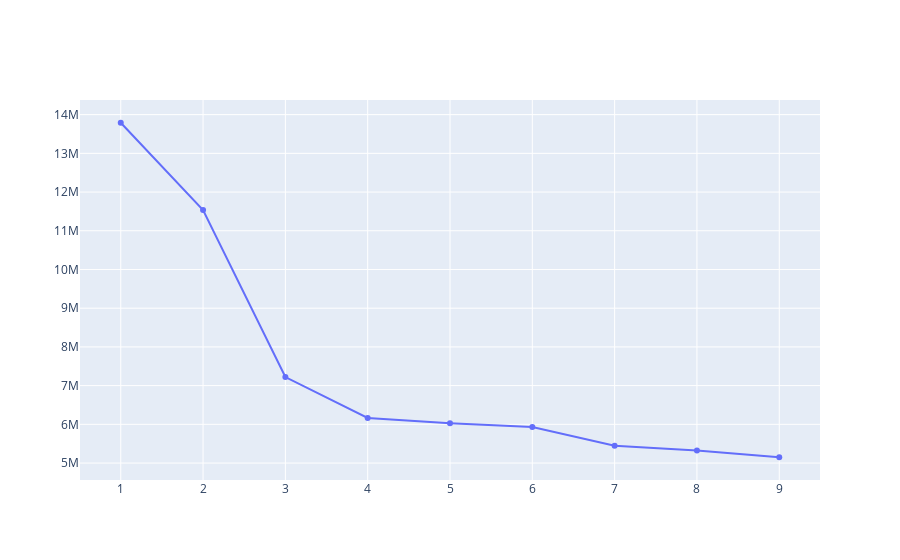

The cell this chart's notebook holds for it:
### Code cell
fig = go.Figure()
fig.add_traces(
    go.Scatter(
        x = list(sse.keys()),
        y = list(sse.values())
    )
)
fig.show()

### Figure 1 — Plotly figure (JSON) as saved in the notebook; plotly's stock layout.template omitted (floating-point values rounded to 4 significant figures)
{"data": [{"type": "scatter", "x": [1, 2, 3, 4, 5, 6, 7, 8, 9], "y": [13790000.0, 11540000.0, 7221000.0, 6166000.0, 6031000.0, 5933000.0, 5446000.0, 5325000.0, 5150000.0]}], "layout": {}}
